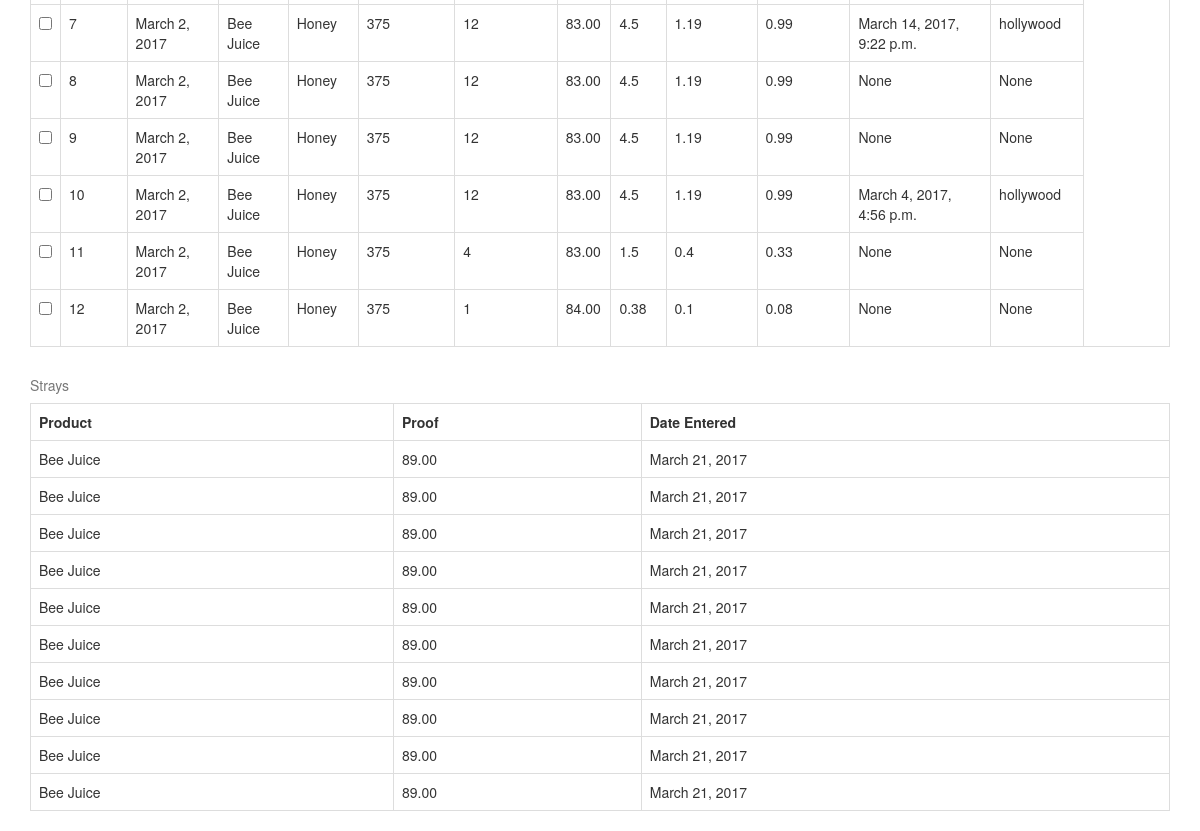
The app's page /inventory/ (signed in, lower part), older data.
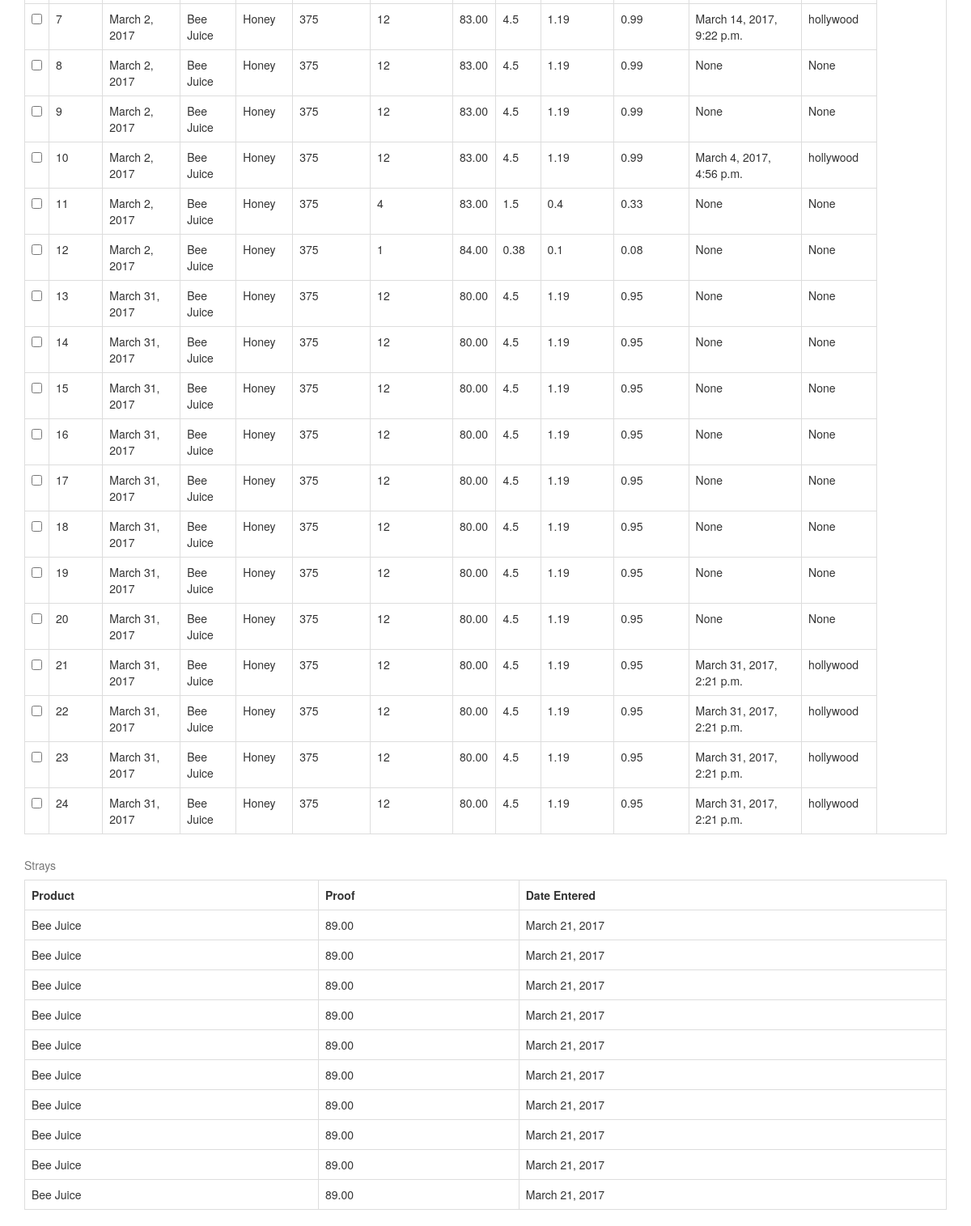
The same page, newer data.
### inventory/models.py (models this page shows, shortened)
class InventoryItem(models.Model):
    case_number = models.IntegerField(unique=True)
    date_assigned = models.DateField()
    name = models.ForeignKey(Product, on_delete=models.PROTECT)
    proof = models.DecimalField(max_digits=5,decimal_places=2)
    date_removed = models.DateTimeField(null=True,blank=True)
    destination = models.CharField(null=True,max_length=100,blank=True)
    case_fraction = models.DecimalField(max_digits=5,decimal_places=4,default=1.0)
    @property
    def bottles_per_case(self):
        if self.name.bottle_size == 750:
            return int(round(6 * self.case_fraction,0))
        elif self.name.bottle_size == 375:
            return int(round(12 * self.case_fraction,0))
    @property
    def product(self):
        return self.name.product_type
    @property
    def liters(self):
        return round(self.name.bottle_size/1000 * self.bottles_per_case,2)
    @property
    def wine_gallons(self):
        return round((float(self.liters) * .264172),2)
    @property
    def proof_gallons(self):
        return round((int(self.proof)/100 * self.wine_gallons), 2)

class Product(models.Model):
    product_name = models.CharField(max_length=50)
    product_type = models.CharField(max_length=50)
    UPC = models.CharField(max_length=20)
    bottle_size = models.IntegerField()
    def __str__(self):
        return str(self.product_name)

class Stray(models.Model):
    date_assigned = models.DateField()
    name = models.ForeignKey(Product, on_delete=models.PROTECT)
    proof = models.DecimalField(max_digits=5,decimal_places=2)

### inventory/views.py (the view)
# urls.py: url(r'^inventory/$', InventoryListView.as_view(), name='inventory_list_view'),
class InventoryListView(LoginRequiredMixin, ListView):
    model = InventoryItem
    def get_queryset(self):
        return InventoryItem.objects.all().order_by('case_number')
    def get_context_data(self, **kwargs):
        context = super(InventoryListView, self).get_context_data(**kwargs)
        strays = Stray.objects.all()
        context['strays'] = strays
        return context

### templates/inventory/inventoryitem_list.html (shortened to what this page needs)
{% extends 'base.html' %}
{% block content %}
<div class="container">
<table  class="table table-bordered" >
  {% for item in object_list %}
  <tr>
    <td><input type="checkbox" name="checks" value="{{ item.id }}"/></td>
    <td>{{item.case_number}}</td>
    <td>{{item.date_assigned}}</td>
    <td>{{item.name}}</td>
    <td>{{item.product}}</td>
    <td>{{item.name.bottle_size}}</td>
    <td>{{item.bottles_per_case}}</td>
    <td>{{item.proof}}</td>
    <td>{{item.liters}}</td>
    <td>{{item.wine_gallons}}</td>
    <td>{{item.proof_gallons}}</td>
    <td>{{item.date_removed}}</td>
    <td>{{item.destination}}</td>
  </tr>
{% endfor %}
  <table  class="table table-bordered" >
      <caption>Strays</caption>
    <tr>
      <tr>
      <th>Product</th>
      <th>Proof</th>
        <th>Date Entered</th>
    </tr>
    {% for stray in strays %}
    <tr>
      <td>{{stray.name}}</td>
        <td>{{stray.proof}}</td>
        <td>{{stray.date_assigned}}</td>
    </tr>
    </tr>
    {% endfor %}
</div>
{% endblock %}

Row changes from the older to the newer data that the page shows:
added InventoryItem: case_number "13", date_assigned "March 31, 2017", name "Bee Juice", product "Honey", name.bottle_size "375", bottles_per_case "12", proof "80.00", liters "4.5", wine_gallons "1.19", proof_gallons "0.95", date_removed "None", destination "None"
added InventoryItem: case_number "14", date_assigned "March 31, 2017", name "Bee Juice", product "Honey", name.bottle_size "375", bottles_per_case "12", proof "80.00", liters "4.5", wine_gallons "1.19", proof_gallons "0.95", date_removed "None", destination "None"
added InventoryItem: case_number "15", date_assigned "March 31, 2017", name "Bee Juice", product "Honey", name.bottle_size "375", bottles_per_case "12", proof "80.00", liters "4.5", wine_gallons "1.19", proof_gallons "0.95", date_removed "None", destination "None"
added InventoryItem: case_number "16", date_assigned "March 31, 2017", name "Bee Juice", product "Honey", name.bottle_size "375", bottles_per_case "12", proof "80.00", liters "4.5", wine_gallons "1.19", proof_gallons "0.95", date_removed "None", destination "None"
added InventoryItem: case_number "17", date_assigned "March 31, 2017", name "Bee Juice", product "Honey", name.bottle_size "375", bottles_per_case "12", proof "80.00", liters "4.5", wine_gallons "1.19", proof_gallons "0.95", date_removed "None", destination "None"
added InventoryItem: case_number "18", date_assigned "March 31, 2017", name "Bee Juice", product "Honey", name.bottle_size "375", bottles_per_case "12", proof "80.00", liters "4.5", wine_gallons "1.19", proof_gallons "0.95", date_removed "None", destination "None"
added InventoryItem: case_number "19", date_assigned "March 31, 2017", name "Bee Juice", product "Honey", name.bottle_size "375", bottles_per_case "12", proof "80.00", liters "4.5", wine_gallons "1.19", proof_gallons "0.95", date_removed "None", destination "None"
added InventoryItem: case_number "20", date_assigned "March 31, 2017", name "Bee Juice", product "Honey", name.bottle_size "375", bottles_per_case "12", proof "80.00", liters "4.5", wine_gallons "1.19", proof_gallons "0.95", date_removed "None", destination "None"
added InventoryItem: case_number "21", date_assigned "March 31, 2017", name "Bee Juice", product "Honey", name.bottle_size "375", bottles_per_case "12", proof "80.00", liters "4.5", wine_gallons "1.19", proof_gallons "0.95", date_removed "March 31, 2017, 2:21 p.m.", destination "hollywood"
added InventoryItem: case_number "22", date_assigned "March 31, 2017", name "Bee Juice", product "Honey", name.bottle_size "375", bottles_per_case "12", proof "80.00", liters "4.5", wine_gallons "1.19", proof_gallons "0.95", date_removed "March 31, 2017, 2:21 p.m.", destination "hollywood"
added InventoryItem: case_number "23", date_assigned "March 31, 2017", name "Bee Juice", product "Honey", name.bottle_size "375", bottles_per_case "12", proof "80.00", liters "4.5", wine_gallons "1.19", proof_gallons "0.95", date_removed "March 31, 2017, 2:21 p.m.", destination "hollywood"
added InventoryItem: case_number "24", date_assigned "March 31, 2017", name "Bee Juice", product "Honey", name.bottle_size "375", bottles_per_case "12", proof "80.00", liters "4.5", wine_gallons "1.19", proof_gallons "0.95", date_removed "March 31, 2017, 2:21 p.m.", destination "hollywood"
